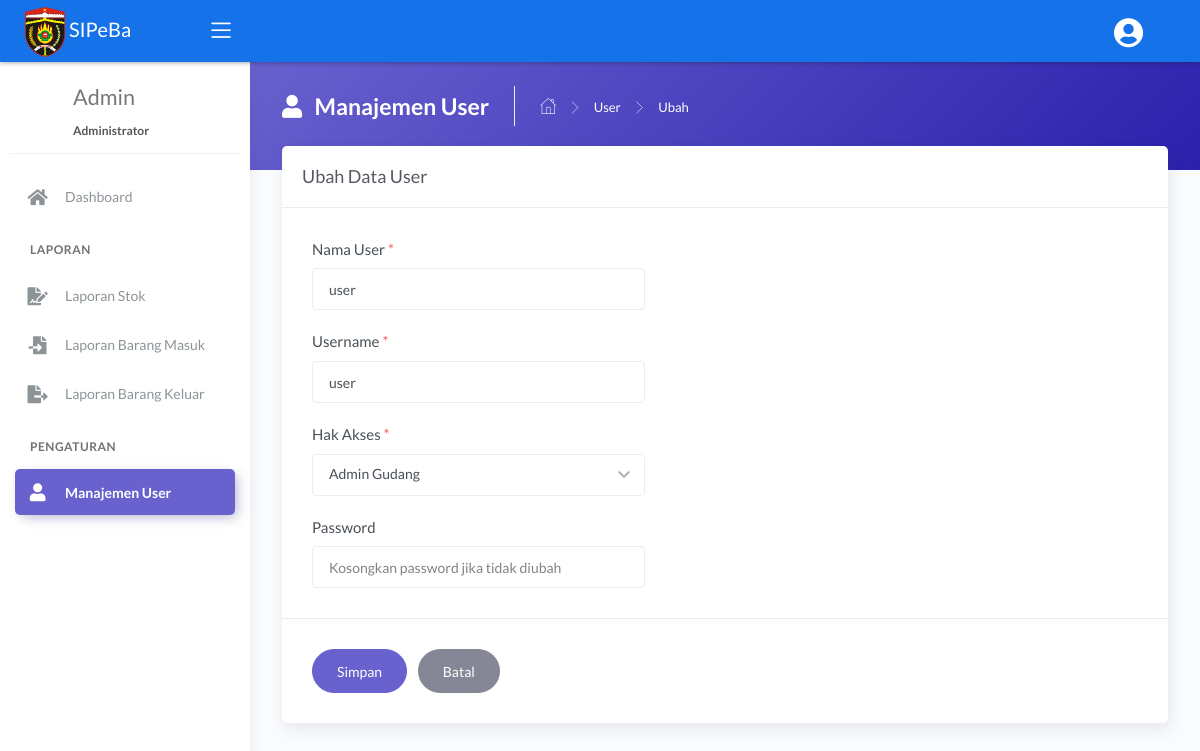
Page /main.php?module=form_ubah_user&id=5 (signed in) on the committed database.
### tables this page shows
CREATE TABLE `tbl_user` (
  `id_user` int(11) NOT NULL,
  `nama_user` varchar(30) NOT NULL,
  `username` varchar(30) NOT NULL,
  `password` varchar(255) NOT NULL,
  `hak_akses` enum('Administrator','Admin Gudang','Kepala Gudang') NOT NULL
);

### modules/user/form_ubah.php (the view, shortened to what this page needs)
<?php
if (basename($_SERVER['PHP_SELF']) === basename(__FILE__)) {
  header('location: 404.html');
}
else {
  if (isset($_GET['id'])) {
    $id_user = $_GET['id'];
    $query = mysqli_query($mysqli, "SELECT id_user, nama_user, username, hak_akses FROM tbl_user WHERE id_user='$id_user'")
                                    or die('Ada kesalahan pada query tampil data : ' . mysqli_error($mysqli));
    $data = mysqli_fetch_assoc($query);
  }
?>
  <div class="panel-header bg-secondary-gradient">
    <div class="page-inner py-4">
      <div class="page-header text-white">
        <h4 class="page-title text-white"><i class="fas fa-user mr-2"></i> Manajemen User</h4>
        <ul class="breadcrumbs">
          <li class="nav-home"><a href="?module=dashboard"><i class="flaticon-home text-white"></i></a></li>
          <li class="separator"><i class="flaticon-right-arrow"></i></li>
          <li class="nav-item"><a href="?module=user" class="text-white">User</a></li>
          <li class="separator"><i class="flaticon-right-arrow"></i></li>
          <li class="nav-item"><a>Ubah</a></li>
        </ul>
      </div>
    </div>
  </div>
  <div class="page-inner mt--5">
    <div class="card">
      <div class="card-header">
        <div class="card-title">Ubah Data User</div>
      </div>
      <form action="modules/user/proses_ubah.php" method="post" class="needs-validation" novalidate>
        <div class="card-body">
          <div class="form-group col-lg-5">
            <label>Nama User <span class="text-danger">*</span></label>
            <input type="text" name="nama_user" class="form-control" autocomplete="off" value="<?php echo $data['nama_user']; ?>" required>
          </div>
          <div class="form-group col-lg-5">
            <label>Username <span class="text-danger">*</span></label>
            <input type="text" name="username" class="form-control" autocomplete="off" value="<?php echo $data['username']; ?>" required>
          </div>
          <div class="form-group col-lg-5">
            <label>Hak Akses <span class="text-danger">*</span></label>
            <select name="hak_akses" class="form-control chosen-select" autocomplete="off" required>
              <option value="<?php echo $data['hak_akses']; ?>"><?php echo $data['hak_akses']; ?></option>
            </select>
          </div>
          <div class="form-group col-lg-5">
            <label>Password</label>
            <input type="password" name="password" class="form-control" placeholder="Kosongkan password jika tidak diubah" autocomplete="off">
          </div>
        </div>
        <div class="card-action">
          <input type="submit" name="simpan" value="Simpan" class="btn btn-secondary btn-round pl-4 pr-4 mr-2">
          <a href="?module=user" class="btn btn-default btn-round pl-4 pr-4">Batal</a>
        </div>
      </form>
    </div>
  </div>
<?php } ?>

### rows in the picture
tbl_user: nama_user "user", username "user", hak_akses "Admin Gudang"

### other values in the picture
$_SESSION['nama_user'] "Admin"
$_SESSION['hak_akses'] "Administrator"
